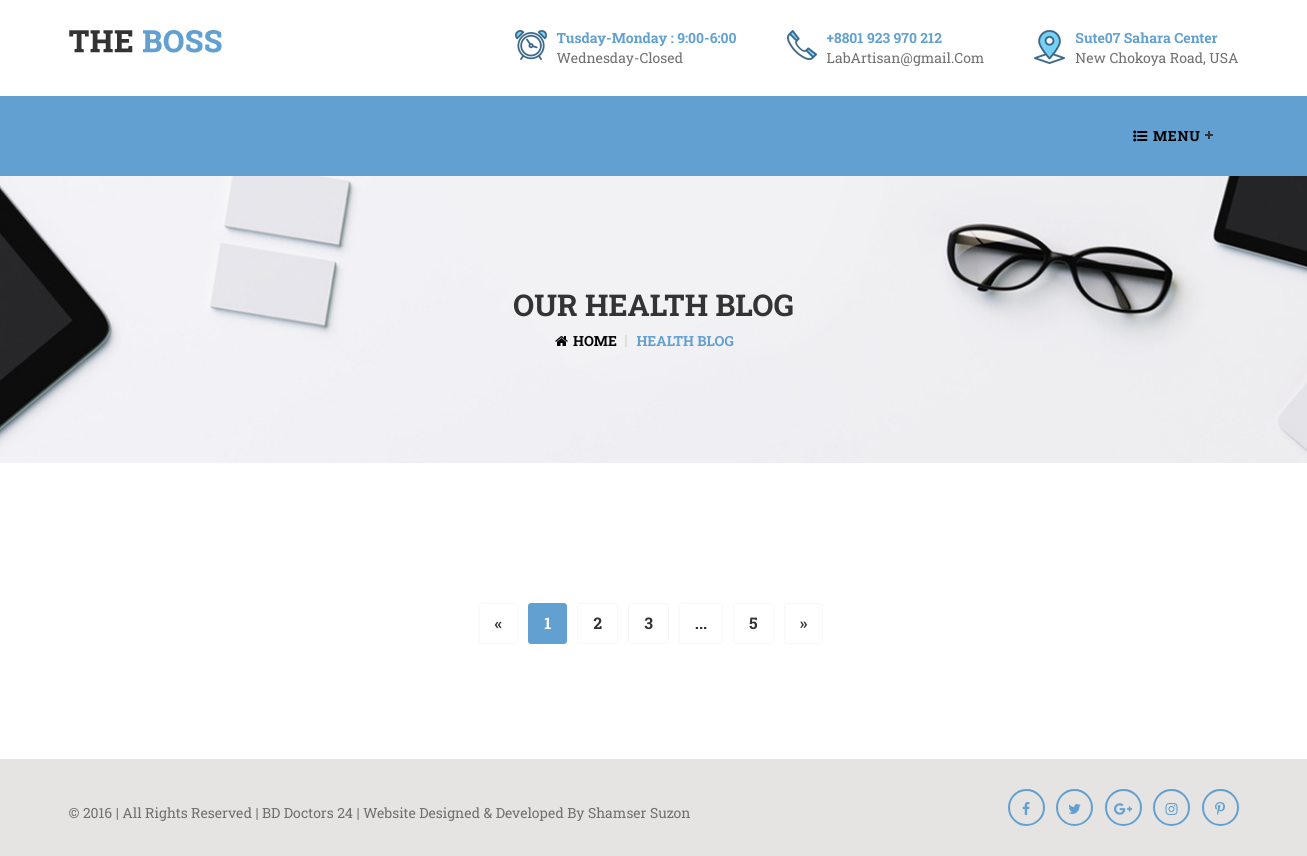
/all_categories.php?cg=Heart, run on an earlier commit of the app's database.
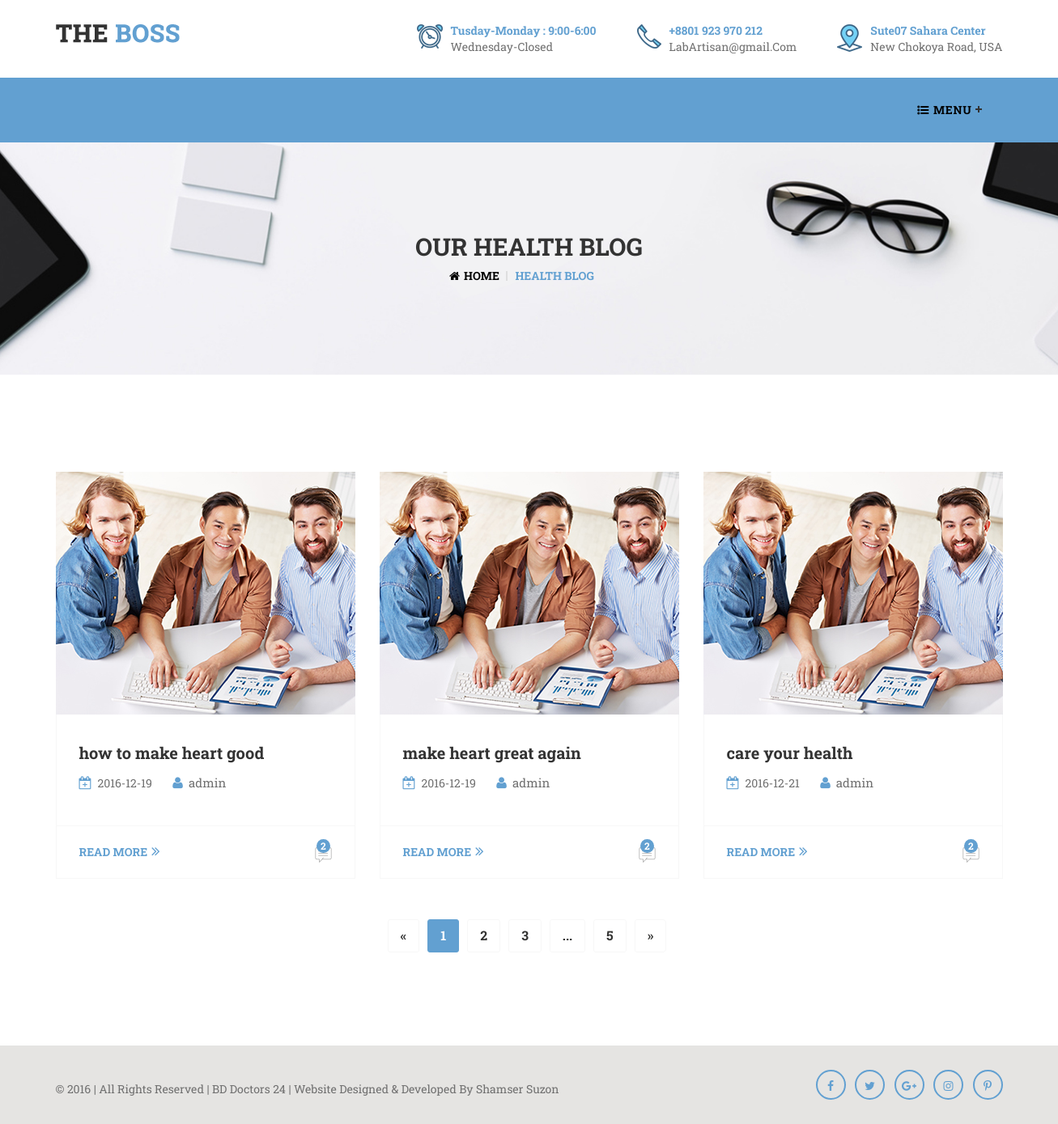
And on a later commit of the database.
### tables this page shows
CREATE TABLE IF NOT EXISTS `blog` (
  `id` int(10) NOT NULL AUTO_INCREMENT,
  `post_by` varchar(100) DEFAULT NULL,
  `b_title` varchar(10000) DEFAULT NULL,
  `short_note` mediumtext NOT NULL,
  `m_content` text,
  `category` varchar(100) DEFAULT NULL,
  `f_image` varchar(100) NOT NULL,
  `date` varchar(100) DEFAULT NULL,
  `time` varchar(100) DEFAULT NULL,
  PRIMARY KEY (`id`)
);

### all_categories.php (the view, shortened to what this page needs)
<!doctype html>
<html class="no-js" lang="en">
<?php include ('connection.php');
extract($_GET);
extract($_POST);
?>
<head>
        <link rel="stylesheet" href="assets/css/normalize.css">
        <link rel="stylesheet" href="assets/css/main.css">
        <link rel="stylesheet" href="assets/css/bootstrap.min.css">
		<link rel="stylesheet" href="assets/font/flaticon.css">
		<link rel="stylesheet" href="assets/css/font-awesome.min.css">
		<link rel="stylesheet" href="assets/css/camera.css">
		<link rel="stylesheet" href="assets/css/animate.css">
		<link rel="stylesheet" href="assets/css/jquery.fancybox.css">
		<link rel="stylesheet" href="assets/css/swiper.min.css" />
		<link rel="stylesheet" href="assets/css/jquery.nstSlider.css" />
		<link rel="stylesheet" href="assets/css/flexslider.css" />
		<link rel="stylesheet" href="assets/css/style.css" />
		<link rel="stylesheet" href="assets/css/responsive.css" />
    </head>
    <body>
		<header>
			<?php include ('header.php'); ?>
		</header>
		<section class="breadcrumb-section section">
			<div class="container">
				<div class="breadcrumb-area">
					<h2 class="breadcrumb-title">our Health Blog</h2>
					<ul class="breadcrumb-ul">
					  <li><a href="#">Home</a></li>
					  <li class="active-breadcrumb">Health Blog</li>
					</ul>
				</div>
			</div>
		</section>
		<section class="section home-blog-section single-blog-page">
			<div class="container">
				<div class="row">
					<div class="row">
                        <?php
                        $sql="select * from blog WHERE category='$cg'";
                        $result=mysqli_query($con,$sql);
                        while ($row=mysqli_fetch_array($result)) {?>
                            <div class="col-sm-4 col-xs-12">
                                <div class="single-blog-box">
                                    <div class="single-blog-box-img">
                                        <a href="blog-single-page.php?id=<?php echo $row['id']?>"><img src="images/home-blog-one.jpg" alt=""/></a>
                                    </div>
                                    <div class="blog-content">
                                        <h3><a href="blog-single-page.php?id=<?php echo $row['id']?>"><?php echo $row['b_title']?></a></h3>
                                        <div class="post-meta">
                                            <span><i class="fa fa-calendar-plus-o" aria-hidden="true"></i><?php echo $row['date']?></span>
                                            <span><i class="fa fa-user" aria-hidden="true"></i><a
                                                        href="#"><?php echo $row['post_by']?></a></span>
                                        </div>
                                    </div>
                                    <div class="read-more-box">
                                        <a href="blog-single-page.php?id=<?php echo $row['id']?>" class="read-more">read more<i
                                                    class="fa fa-angle-double-right" aria-hidden="true"></i></a>
                                        <div class="comment-count">
                                            <span class="comment-number">2</span>
                                            <span class="flaticon-interface"></span>
                                        </div>
                                    </div>
                                </div>
                            </div>
                            <?php
                        }
                        ?>
                    </div>
				<div class="row">
					<div class="pagination-div">
						<ul class="pagination">
							<li class="disabled"><a href="#" aria-label="Previous"><span aria-hidden="true">&laquo;</span></a></li>
							<li class="active"><a href="#">1</a></li>
							<li><a href="#">2</a></li>
							<li><a href="#">3</a></li>
							<li><a href="#" class="pagination-dot-dot">...</a></li>
							<li><a href="#">5</a></li>
							<li><a href="#" aria-label="Next"><span aria-hidden="true">»</span></a></li>
						</ul>
					</div>
				</div>
				</div>
			</div>
		</section>
			<div class="footer-bottom">
				<div class="container">
					<div class="row">
						<div class="copyright-text">
							<p>&copy; 2016 | All Rights Reserved | <a href="index.html">BD Doctors 24</a> | Website Designed & Developed By <a target="_blank" href="http://shamsersindex.com/">Shamser Suzon</a></p>
						</div>
						<div class="social-icon">
							<ul>
								<li><a href="#"><i class="fa fa-facebook" aria-hidden="true"></i></a></li>
								<li><a href="#"><i class="fa fa-twitter" aria-hidden="true"></i></a></li>
								<li><a href="#"><i class="fa fa-google-plus" aria-hidden="true"></i></a></li>
								<li><a href="#"><i class="fa fa-instagram" aria-hidden="true"></i></a></li>
								<li><a href="#"><i class="fa fa-pinterest-p" aria-hidden="true"></i></a></li>
							</ul>
						</div>
					</div>
				</div>
			</div>
    </body>
</html>

### header.php (shortened to what this page needs)
         <div class="header-top">
	<div class="container">
		<div class="row">
			<div class="logo">
				<a href="index.php"><img src="images/logo.png" alt="" /></a>
			</div>
			<div class="header-top-right">
				<ul>
					<li>
						<img src="images/header-top-clock.png" alt="" />
						<div class="header-top-contact">
							<h4>Tusday-Monday : 9:00-6:00</h4>
							<h5>Wednesday-Closed</h5>
						</div>
					</li>
					<li>
						<img src="images/header-top-telephone.png" alt="" />
						<div class="header-top-contact">
							<h4>+8801 923 970 212</h4>
							<h5>LabArtisan@gmail.Com</h5>
						</div>
					</li>
					<li>
						<img src="images/header-top-location.png" alt="" />
						<div class="header-top-contact">
							<h4>Sute07 Sahara Center</h4>
							<h5>New Chokoya Road, USA</h5>
						</div>
					</li>
				</ul>
			</div>
		</div>
	</div>
</div>
<div class="mainmenu-area" id="sohag">
	<div class="container">
		<div class="row">
			<div class="nav-menu">
			<nav class="navbar navbar-default">
				<div class="collapse navbar-collapse" id="bs-example-navbar-collapse-1">
				  <ul class="nav navbar-nav" id="hmenu">
					<li class="dropdown active">
					  <a href="#" class="dropdown-toggle" data-toggle="dropdown" role="button" aria-haspopup="true" aria-expanded="false"><i class="fa fa-list-ul" aria-hidden="true"></i><span>Menu</span></a>
					</li>
				  </ul>
				</div>
			</nav>
			</div>
		</div>
	</div>
</div>

### assets/css/main.css (style rules this page uses)
html { color: #222; font-size: 16px; line-height: 1.4; }
audio, canvas, iframe, img, svg, video { vertical-align: middle; }

What changed in the data, as far as the page shows it:
added blog: b_title "how to make heart good", date "2016-12-19", post_by "admin"
added blog: b_title "make heart great again", date "2016-12-19", post_by "admin"
added blog: b_title "care your health", date "2016-12-21", post_by "admin"
